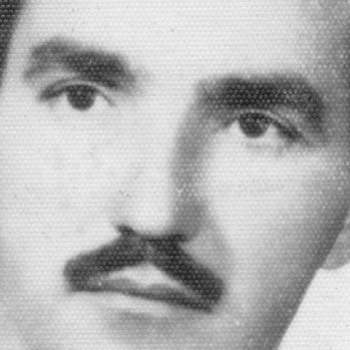
//> input picture tutorial/pdi-new/exemplos/dft/moire.png, 350 x 350 px
$ ./dft moire.png   (built with g++ and OpenCV 4)
//> lines starting //> are read from the running program, lines starting //| are printed output that depends on the picture
#include <iostream>
#include <opencv2/opencv.hpp>
#include <vector>

void swapQuadrants(cv::Mat& image) {
  cv::Mat tmp, A, B, C, D;

  // se a imagem tiver tamanho impar, recorta a regiao para o maior
  // tamanho par possivel (-2 = 1111...1110)
  image = image(cv::Rect(0, 0, image.cols & -2, image.rows & -2));

  int centerX = image.cols / 2;
  int centerY = image.rows / 2;

  // rearranja os quadrantes da transformada de Fourier de forma que
  // a origem fique no centro da imagem
  // A B   ->  D C
  // C D       B A
  A = image(cv::Rect(0, 0, centerX, centerY));
  B = image(cv::Rect(centerX, 0, centerX, centerY));
  C = image(cv::Rect(0, centerY, centerX, centerY));
  D = image(cv::Rect(centerX, centerY, centerX, centerY));

  // swap quadrants (Top-Left with Bottom-Right)
  A.copyTo(tmp);
  D.copyTo(A);
  tmp.copyTo(D);

  // swap quadrant (Top-Right with Bottom-Left)
  C.copyTo(tmp);
  B.copyTo(C);
  tmp.copyTo(B);
}

int main(int argc, char** argv) {
  cv::Mat image, padded, complexImage;
  std::vector<cv::Mat> planos;

  image = imread(argv[1], cv::IMREAD_GRAYSCALE);
//> image is the input picture: 350 rows x 350 cols, CV_8UC1; min 25, max 248, mean 180.8
  if (image.empty()) {
    std::cout << "Erro abrindo imagem" << argv[1] << std::endl;
    return EXIT_FAILURE;
  }

  // expande a imagem de entrada para o melhor tamanho no qual a DFT pode ser
  // executada, preenchendo com zeros a lateral inferior direita.
  int dft_M = cv::getOptimalDFTSize(image.rows);
//> dft_M = 360
  int dft_N = cv::getOptimalDFTSize(image.cols);
//> dft_N = 360
  cv::copyMakeBorder(image, padded, 0, dft_M - image.rows, 0,
                     dft_N - image.cols, cv::BORDER_CONSTANT,
                     cv::Scalar::all(0));
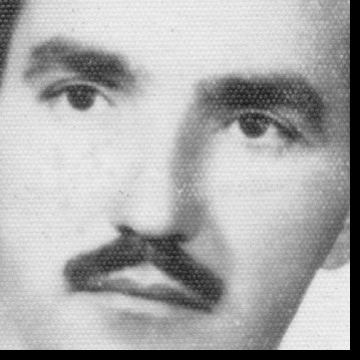
//> padded: 360 rows x 360 cols, CV_8UC1; min 0, max 248, mean 170.9

  // prepara a matriz complexa para ser preenchida
  // primeiro a parte real, contendo a imagem de entrada
  planos.push_back(cv::Mat_<float>(padded));
  // depois a parte imaginaria com valores nulos
  planos.push_back(cv::Mat::zeros(padded.size(), CV_32F));
//> planos[1]: 360 rows x 360 cols, CV_32FC1; every value is 0

  // combina os planos em uma unica estrutura de dados complexa
  cv::merge(planos, complexImage);

  // calcula a DFT
  cv::dft(complexImage, complexImage);
  swapQuadrants(complexImage);

  // planos[0] : Re(DFT(image)
  // planos[1] : Im(DFT(image)
  cv::split(complexImage, planos);
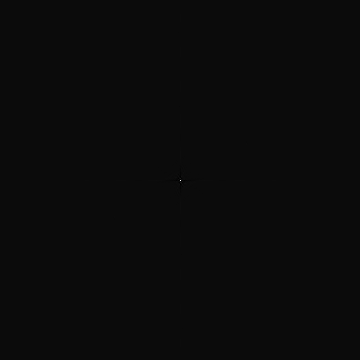
//> planos[0]: 360 rows x 360 cols, CV_32FC1; min -1029763.6, max 22146948, mean 98; drawn with min black and max white

  // calcula o espectro de magnitude e de fase (em radianos)
  cv::Mat magn, fase;
  cv::cartToPolar(planos[0], planos[1], magn, fase, false);
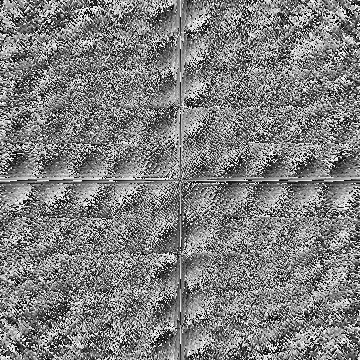
//> fase: 360 rows x 360 cols, CV_32FC1; min 0, max 6.28, mean 3.14; drawn with min black and max white
  cv::normalize(fase, fase, 0, 1, cv::NORM_MINMAX);

  // caso deseje apenas o espectro de magnitude da DFT, use:
  cv::magnitude(planos[0], planos[1], magn);

  // some uma constante para evitar log(0)
  // log(1 + sqrt(Re(DFT(image))^2 + Im(DFT(image))^2))
  magn += cv::Scalar::all(1);

  // calcula o logaritmo da magnitude para exibir
  // com compressao de faixa dinamica
  log(magn, magn);
  cv::normalize(magn, magn, 0, 1, cv::NORM_MINMAX);
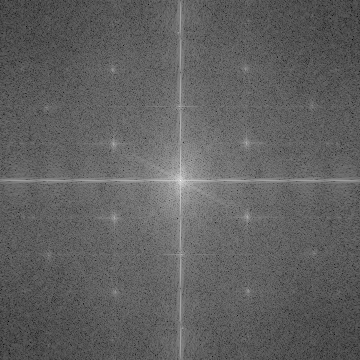
//> magn: 360 rows x 360 cols, CV_32FC1; min 0, max 1, mean 0.38

  // exibe as imagens processadas
  cv::imshow("Imagem", image);
  cv::imshow("Espectro de magnitude", magn);
  cv::imshow("Espectro de fase", fase);

  cv::waitKey();
  return EXIT_SUCCESS;
}
